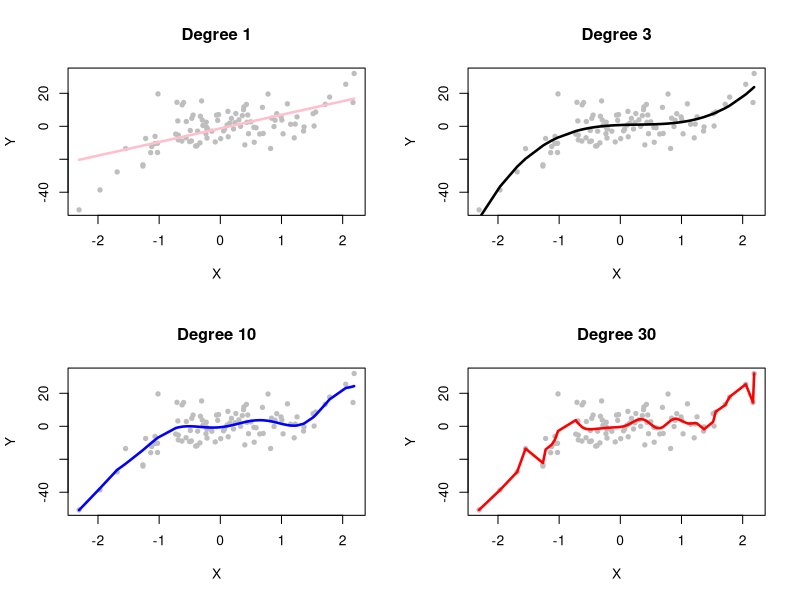
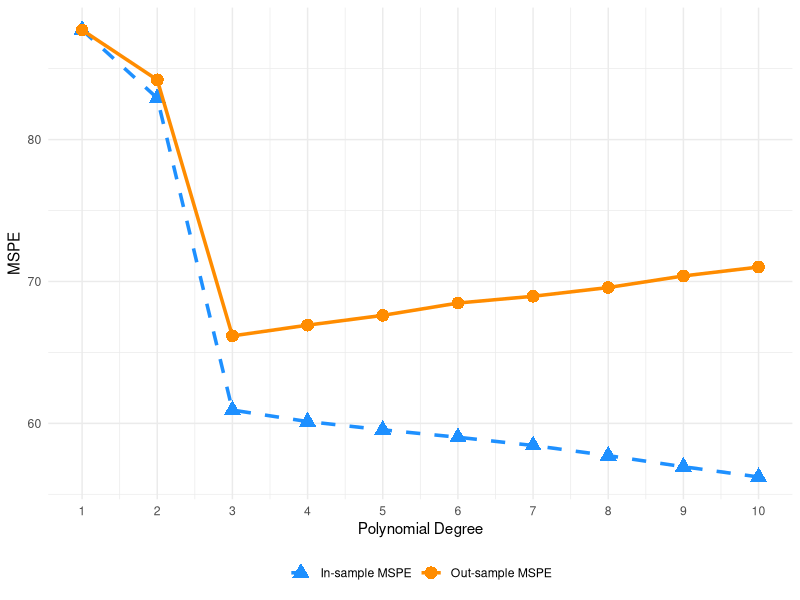

Reproduce these figures in R, in order.
## ---- chunk 1
# Clear the environment
rm(list = ls())

# Set seed for reproducibility
set.seed(123)

# Define parameters
n <- 100
sigma <- 8

# Generate data
x_1 <- rnorm(n, mean = 0, sd = 1)
b0 <- 1; b1 <- 2; b2 <- -2; b3 <- 3
f <- b0 + b1 * x_1 + b2 * (x_1^2) + b3 * (x_1^3)
RandomError <- rnorm(n, 0, sigma)
y <- f + RandomError # Data Generating Mechanism (DGM)
inn <- data.frame(y, x_1)

# Fit OLS models for degrees 1, 3, 10, and 30
ols1 <- lm(y ~ poly(x_1, degree = 1, raw = TRUE), data = inn)
ols2 <- lm(y ~ poly(x_1, degree = 3, raw = TRUE), data = inn)
ols3 <- lm(y ~ poly(x_1, degree = 10, raw = TRUE), data = inn)
ols4 <- lm(y ~ poly(x_1, degree = 30, raw = TRUE), data = inn)

# Sort x_1 for smooth plotting
ror <- order(x_1)

# Set up a 2x2 plotting layout
par(mfrow = c(2, 2))  # Create 2 rows and 2 columns for the plots

# Make grey dots smaller by adjusting 'pch' and 'cex', and make lines thicker by adjusting 'lwd'
plot(x_1, y, col = "grey", main = "Degree 1", xlab = "X", ylab = "Y", pch = 19, cex = 0.7)  # 'cex' controls dot size
lines(x_1[ror], predict(ols1)[ror], col = "pink", lwd = 2.5)  # 'lwd' controls line width

plot(x_1, y, col = "grey", main = "Degree 3", xlab = "X", ylab = "Y", pch = 19, cex = 0.7)
lines(x_1[ror], predict(ols2)[ror], col = "black", lwd = 2.5)

plot(x_1, y, col = "grey", main = "Degree 10", xlab = "X", ylab = "Y", pch = 19, cex = 0.7)
lines(x_1[ror], predict(ols3)[ror], col = "blue", lwd = 2.5)

plot(x_1, y, col = "grey", main = "Degree 30", xlab = "X", ylab = "Y", pch = 19, cex = 0.7)
lines(x_1[ror], predict(ols4)[ror], col = "red", lwd = 2.5)


# Reset plotting layout to default
par(mfrow = c(1, 1))

# Clear the environment
rm(list = ls())

## ---- chunk 2
library(knitr)
# Function for X - fixed at repeated samples
xfunc2 <- function(n) {
  set.seed(123)
  x_1 <- rnorm(n, 0, 1)
  return(x_1)
}
# Defining a function for simulation with only in-sample MSPE
simmse_in <- function(M, n, sigma, poldeg) {
  x_1 <- xfunc2(n) # Repeated X's in each sample for training
  # Containers
  MSPE_in <- rep(0, M)
  yhat <- matrix(0, M, n)
  olscoef <- matrix(0, M, poldeg + 1)
  ymat <- matrix(0, M, n)
  f_values <- matrix(0, M, n) # to store f(x) values
  # Loop for samples
  for (i in 1:M) {
    b0 <- 1; b1 <- 2; b2 <- -2; b3 <- 3
    f <- b0 + b1 * x_1 + b2 * (x_1^2) + b3 * (x_1^3)  # True DGM
    RandomError <- rnorm(n, 0, sigma)  # Consistent random error generation
    y <- f + RandomError  # Training data with noise
    
    samp <- data.frame("y" = y, x_1)
   
    # Estimator
    ols <- lm(y ~ poly(x_1, degree = poldeg, raw = TRUE), samp)
    olscoef[i, ] <- ols$coefficients
    # In-sample prediction (yhat)
    yhat[i, ] <- predict(ols, newdata = samp)
    # In-sample MSPE (residual sum of squares)
    MSPE_in[i] <- mean((ols$residuals)^2)
    ymat[i, ] <- y
  }
  list(MSPE_in = MSPE_in)
}
# Running in-sample MSPE for different polynomial degrees
M <- 50
n <- 100
Maxpoldeg <- 10
sigma <- 8

in_sample_results <- lapply(1:Maxpoldeg, function(degree) simmse_in(M, n, sigma, degree))

# Save In-sample MSPEs
in_sample_mspe <- sapply(in_sample_results, function(res) mean(res$MSPE_in))

# Function for X - fixed at repeated samples
xfunc2 <- function(n) {
  set.seed(123)
  x_1 <- rnorm(n, 0, 1)
  return(x_1)
}
# Defining a function for simulation with only out-of-sample MSPE
simmse_out <- function(M, n_train, n_test, sigma, poldeg) {
  x_train <- xfunc2(n_train) # Repeated X's in each sample for training
  x_test <- xfunc2(n_test)   # Independent test dataset (out-of-sample X)
  # Containers
  MSPE_out <- rep(0, M)
  # Loop for samples
  for (i in 1:M) {
    b0 <- 1; b1 <- 2; b2 <- -2; b3 <- 3
    f_train <- b0 + b1 * x_train + b2 * (x_train^2) + b3 * (x_train^3)  # True DGM for training
    RandomError <- rnorm(n_train, 0, sigma)  # Consistent random error generation for training
    y_train <- f_train + RandomError  # Training data with noise
    
    samp <- data.frame("y" = y_train, x_train)
    
    # Estimator
    ols <- lm(y ~ poly(x_train, degree = poldeg, raw = TRUE), samp)
    
    # Out-of-sample prediction (test data)
    f_test <- b0 + b1 * x_test + b2 * (x_test^2) + b3 * (x_test^3)  # True DGM for testing
    y_test <- f_test + rnorm(n_test, 0, sigma)  # Test data with independent noise
    test_data <- data.frame(x_1 = x_test)
    yhat_test <- predict(ols, newdata = test_data)
    
    # Out-of-sample MSPE (mean squared error on test set)
    MSPE_out[i] <- mean((y_test - yhat_test)^2)
  }
  list(MSPE_out = MSPE_out)
}
# Running out-sample MSPE for different polynomial degrees
n_train <- 100   # Training set size
n_test <- 100    # Test set size
Maxpoldeg <- 10
sigma <- 8

out_sample_results <- lapply(1:Maxpoldeg, function(degree) simmse_out(M, n_train, n_test, sigma, degree))

# Save Out-sample MSPEs
out_sample_mspe <- sapply(out_sample_results, function(res) mean(res$MSPE_out))

# Combine In-sample and Out-sample MSPEs into a table
tab <- data.frame(
  "Polynomial Degree" = 1:Maxpoldeg,
  "In-sample MSPE" = in_sample_mspe,
  "Out-sample MSPE" = out_sample_mspe
)
# Print the combined table
kable(
  round(tab, 4),
  col.names = c("Polynomial Degree", "In-sample MSPE", "Out-sample MSPE"),
  align = 'c',
  caption = "Comparison of In-sample and out-of-sample MSPEs across polynomial degrees",
)
## ---- chunk 3
# Load necessary libraries
library(ggplot2)

# Create a data frame to hold MSPE values
mspe_data <- data.frame(
  Degree = 1:Maxpoldeg,
  In_sample_MSPE = in_sample_mspe,  # Use saved in-sample MSPE
  Out_sample_MSPE = out_sample_mspe  # Use saved out-sample MSPE
)
# Plot the data
# Update plot with colorful styling
ggplot(mspe_data, aes(x = Degree)) +
  geom_line(aes(y = In_sample_MSPE, color = "In-sample MSPE"), size = 1.2, linetype = "dashed") +
  geom_point(aes(y = In_sample_MSPE, color = "In-sample MSPE"), shape = 17, size = 4) +

  geom_line(aes(y = Out_sample_MSPE, color = "Out-sample MSPE"), size = 1.2) +
  geom_point(aes(y = Out_sample_MSPE, color = "Out-sample MSPE"), shape = 16, size = 4) +

  labs(x = "Polynomial Degree", y = "MSPE") +
  scale_x_continuous(breaks = 1:10) +
  scale_color_manual(values = c("In-sample MSPE" = "dodgerblue", "Out-sample MSPE" = "darkorange")) +
  theme_minimal() +
  theme(
    legend.title = element_blank(),
    legend.position = "bottom"
  )
